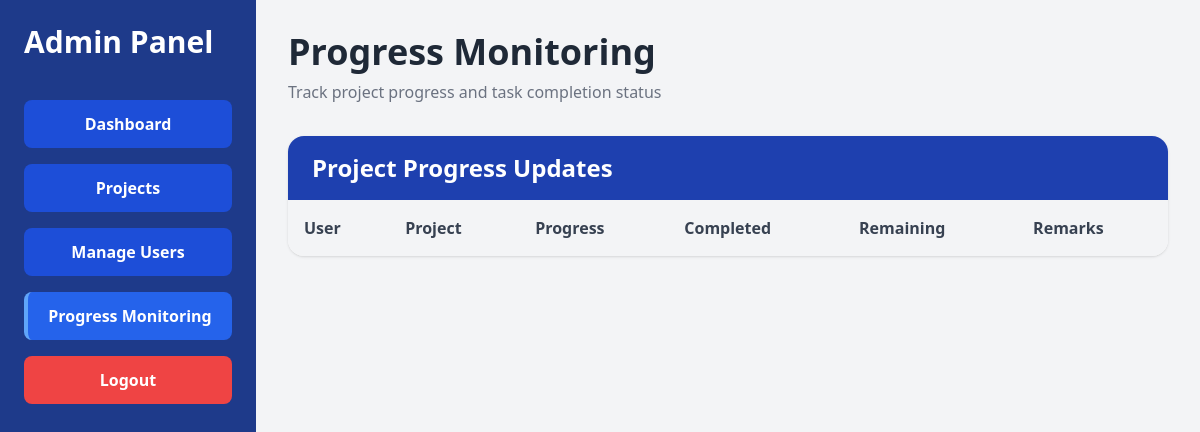
/admin/progress (signed in), run on an earlier commit of the app's database.
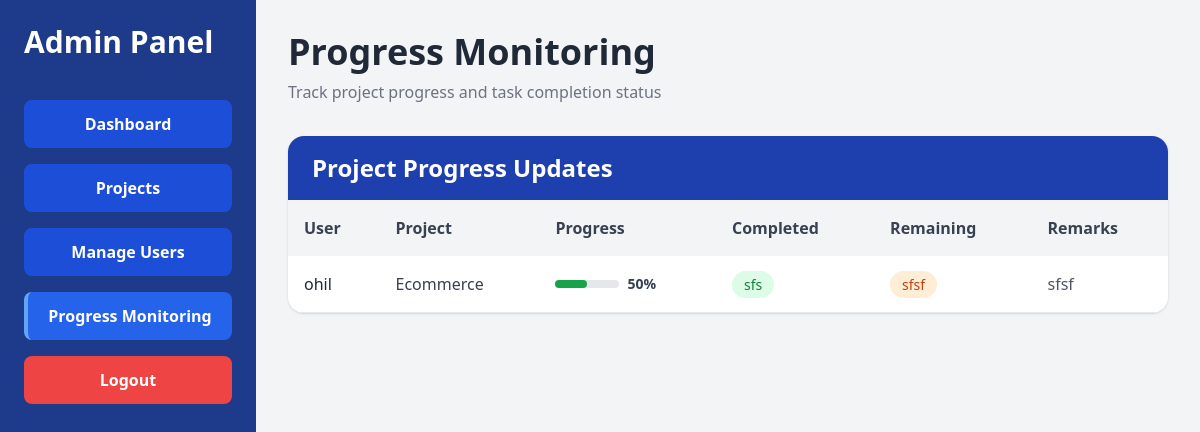
And on a later commit of the database.
### tables this page shows
CREATE TABLE progress_updates(
    id INTEGER PRIMARY KEY AUTOINCREMENT,
    project_id INTEGER,
    user_id INTEGER,
    progress INTEGER,
    completed_tasks TEXT,
    remaining_work TEXT,
    remarks TEXT,
    update_date TIMESTAMP DEFAULT CURRENT_TIMESTAMP
);

CREATE TABLE users (
    id INTEGER PRIMARY KEY AUTOINCREMENT,
    username TEXT UNIQUE,
    password TEXT,
    role TEXT
, email TEXT, created_at TIMESTAMP, status TEXT);

CREATE TABLE projects(
        id INTEGER PRIMARY KEY AUTOINCREMENT,
        name TEXT,
        type TEXT,
        rate INTEGER,
        status TEXT,
        user_id INTEGER
    , created_at TIMESTAMP, deadline TEXT, description TEXT);

### app.py (the view)
@app.route("/admin/progress")
@admin_required
def admin_progress():
    conn = get_db_connection()
    updates = conn.execute("""
        SELECT progress_updates.*, projects.name as project_name, users.username
        FROM progress_updates
        JOIN projects ON progress_updates.project_id = projects.id
        JOIN users ON progress_updates.user_id = users.id
        ORDER BY progress_updates.update_date DESC
    """).fetchall()
    close_db_connection(conn)
    return render_template("admin_progress.html", updates=updates)

### app.py (called while the page is built)
def admin_required(f):
    @wraps(f)
    def decorated_function(*args, **kwargs):
        if "user_id" not in session:
            return redirect("/login")
        if session.get("role") != "admin":
            return "Access Denied", 403
        return f(*args, **kwargs)
    return decorated_function

### database.py (called while the page is built)
def get_db_connection():
    conn = sqlite3.connect(DATABASE_PATH)
    conn.row_factory = sqlite3.Row
    return conn

def close_db_connection(conn):
    if conn:
        conn.close()

### templates/admin_progress.html (shortened to what the changed rows need)
<!DOCTYPE html>
<html lang="en">
<head>
    <script src="https://cdn.tailwindcss.com"></script>
</head>
<body class="bg-gray-100">
<div class="flex h-screen">
    <div class="w-64 bg-blue-900 text-white p-6 overflow-y-auto">
        <h1 class="text-3xl font-bold mb-10">
            Admin Panel
        </h1>
    </div>
    <div class="flex-1 p-8 overflow-auto">
        <div class="mb-8">
            <div>
                <h2 class="text-4xl font-bold text-gray-800">
                    Progress Monitoring
                </h2>
            </div>
        </div>
        <div class="bg-white rounded-2xl shadow overflow-hidden">
            <div class="bg-blue-800 text-white px-6 py-4">
                <h2 class="text-2xl font-bold">
                    Project Progress Updates
                </h2>
            </div>
            <table class="w-full">
                <thead class="bg-gray-100 text-gray-700">
                    <tr>
                        <th class="p-4 text-left font-semibold">User</th>
                        <th class="p-4 text-left font-semibold">Project</th>
                        <th class="p-4 text-left font-semibold">Progress</th>
                        <th class="p-4 text-left font-semibold">Completed</th>
                        <th class="p-4 text-left font-semibold">Remaining</th>
                        <th class="p-4 text-left font-semibold">Remarks</th>
                    </tr>
                </thead>
                <tbody>
                {% for update in updates %}
                    <tr class="border-b hover:bg-gray-50 transition">
                        <td class="p-4 font-medium text-gray-800">{{ update.username }}</td>
                        <td class="p-4 text-gray-700">{{ update.project_name }}</td>
                        <td class="p-4">
                            <div class="flex items-center">
                                <div class="w-16 bg-gray-200 rounded-full h-2 mr-2">
                                    <div class="bg-green-600 h-2 rounded-full" style="width: {{ update.progress }}%"></div>
                                </div>
                                <span class="text-sm font-semibold text-gray-700">{{ update.progress }}%</span>
                            </div>
                        </td>
                        <td class="p-4">
                            <span class="bg-green-100 text-green-700 px-3 py-1 rounded-full text-sm font-medium">
                                {{ update.completed_tasks }}
                            </span>
                        </td>
                        <td class="p-4">
                            <span class="bg-orange-100 text-orange-700 px-3 py-1 rounded-full text-sm font-medium">
                                {{ update.remaining_work }}
                            </span>
                        </td>
                        <td class="p-4 text-gray-600 max-w-xs">{{ update.remarks if update.remarks else '-' }}</td>
                    </tr>
                {% endfor %}
                </tbody>
            </table>
        </div>
    </div>
</div>
</body>
</html>

What changed in the data, as far as the page shows it:
added progress_updates: username "ohil", project_name "Ecommerce", progress "50", completed_tasks "sfs", remaining_work "sfsf", remarks "sfsf"
